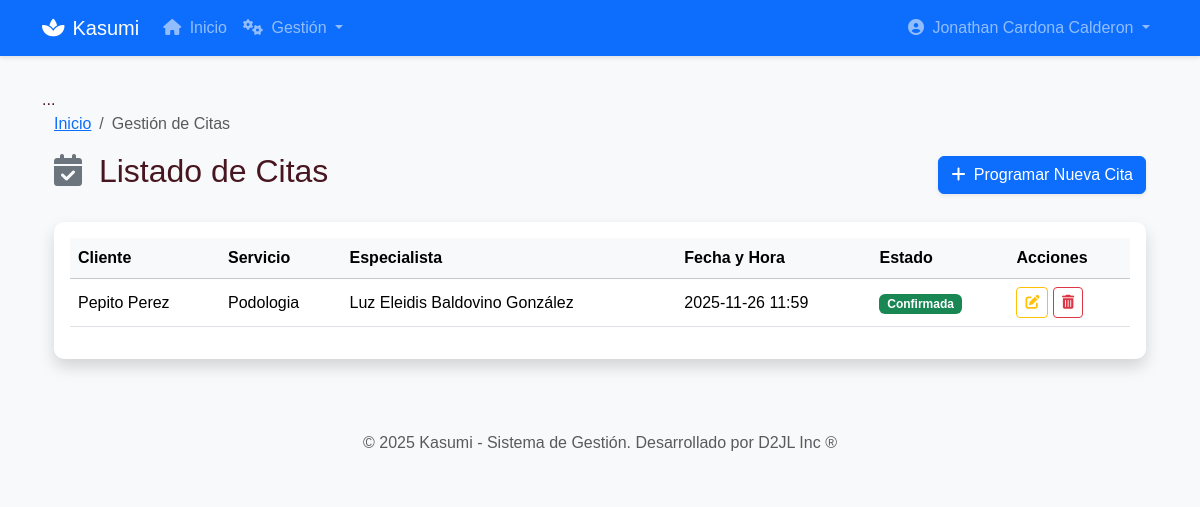
/gestion/citas/ (signed in), run on an earlier commit of the app's database.
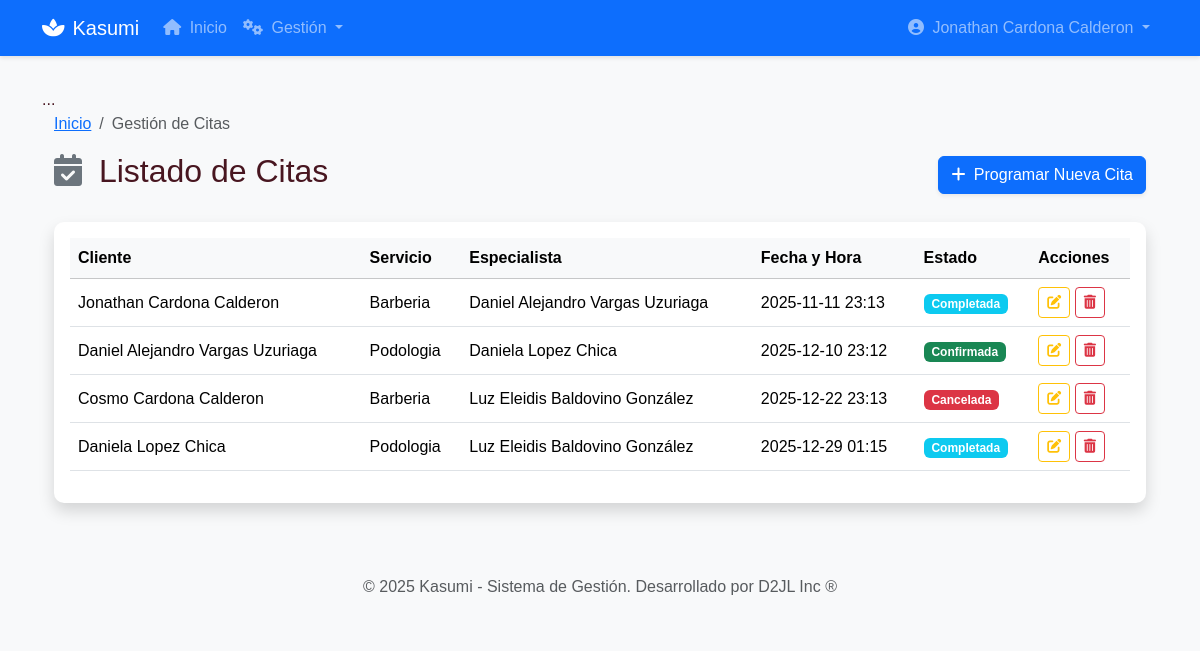
And on a later commit of the database.
### accounts/models.py (models this page shows, shortened)
class Usuario(AbstractUser):
    TIPO_DOCUMENTO_CHOICES = [
        ('CC', 'Cédula de Ciudadanía'),
        ('CE', 'Cédula de Extranjería'),
        ('TI', 'Tarjeta de Identidad'),
        ('PAS', 'Pasaporte'),
    ]
    username = None
    email = models.EmailField(_('email address'), unique=True)
    tipo_documento = models.CharField(
        max_length=3,
        choices=TIPO_DOCUMENTO_CHOICES,
        default='CC',
        verbose_name='Tipo de Documento'
    )
    numero_documento = models.CharField(
        max_length=20,
        unique=True,
        verbose_name='Número de Documento'
    )
    telefono = models.CharField(max_length=15, blank=True, verbose_name='Teléfono')
    direccion = models.TextField(blank=True, verbose_name='Dirección')
    ciudad = models.CharField(max_length=100, blank=True, verbose_name='Ciudad')
    fecha_nacimiento = models.DateField(null=True, blank=True, verbose_name='Fecha de Nacimiento')
    USERNAME_FIELD = 'email'
    REQUIRED_FIELDS = ['numero_documento', 'first_name', 'last_name']
    objects = UsuarioManager()
    class Meta:
        verbose_name = 'Usuario'
        verbose_name_plural = 'Usuarios'

### gestion_citas/models.py (models this page shows, shortened)
class Cita(models.Model):
    cliente = models.ForeignKey(settings.AUTH_USER_MODEL, on_delete=models.CASCADE, related_name='citas_cliente', verbose_name='Cliente')
    especialista = models.ForeignKey(settings.AUTH_USER_MODEL, on_delete=models.CASCADE, related_name='citas_especialista', verbose_name='Especialista')
    servicio = models.ForeignKey(
        'gestion_servicios.Servicio',
        on_delete=models.SET_NULL,
        null=True,
        blank=True,
        verbose_name='Servicio Solicitado'
    )
    fecha_hora = models.DateTimeField(verbose_name='Fecha y Hora de la Cita')
    ESTADOS_CHOICES = (
        ('PND', 'Pendiente'),
        ('CFM', 'Confirmada'),
        ('CMP', 'Completada'),
        ('CNC', 'Cancelada'),
    )
    estado = models.CharField(max_length=3, choices=ESTADOS_CHOICES, default='PND', verbose_name='Estado de la Cita')
    creado_por = models.ForeignKey(settings.AUTH_USER_MODEL, on_delete=models.SET_NULL, null=True, related_name='citas_creadas', verbose_name='Creado por')
    fecha_creacion = models.DateTimeField(auto_now_add=True, verbose_name='Fecha de Creación')
    class Meta:
        verbose_name = "Cita"
        verbose_name_plural = "Citas"
        ordering = ['fecha_hora']
    class Meta:
        verbose_name = "Cita"
        verbose_name_plural = "Citas"
        ordering = ['fecha_hora']

### gestion_servicios/models.py (models this page shows, shortened)
class Servicio(models.Model):
    nombre = models.CharField(max_length=100, unique=True, verbose_name='Nombre del Servicio')
    descripcion = models.TextField(blank=True, verbose_name='Descripción Detallada')
    duracion_minutos = models.IntegerField(default=60, verbose_name='Duración (minutos)')
    precio = models.DecimalField(max_digits=10, decimal_places=2, verbose_name='Precio Base')
    ACTIVO_CHOICES = (
        ('ACT', 'Activo'),
        ('INA', 'Inactivo'),
    )
    estado = models.CharField(max_length=3, choices=ACTIVO_CHOICES, default='ACT', verbose_name='Estado')
    class Meta:
        verbose_name = "Servicio"
        verbose_name_plural = "Servicios"
        ordering = ['nombre']

### gestion_citas/views.py (the view)
# urls.py: path('', CitaListView.as_view(), name='lista_citas'),
class CitaListView(LoginRequiredMixin, CitaPermissionMixin, ListView):
    model = Cita
    template_name = 'gestion_citas/lista_citas.html'
    context_object_name = 'citas'
    permission_required = 'gestion_citas.view_cita'

### templates/gestion_citas/lista_citas.html (shortened to what this page needs)
{% extends 'base.html' %}
{% block content %}
<div class="container-fluid">
    <nav aria-label="breadcrumb">
        <ol class="breadcrumb">
            <li class="breadcrumb-item"><a href="{% url 'core:home' %}">Inicio</a></li>
            <li class="breadcrumb-item active" aria-current="page">Gestión de Citas</li>
        </ol>
    </nav>
    <div class="d-flex justify-content-between align-items-center mb-4">
        <h2><i class="fas fa-calendar-check text-secondary me-2"></i> Listado de Citas</h2>
        {% if perms.gestion_citas.add_cita %}
            <a href="{% url 'gestion_citas:crear_cita' %}" class="btn btn-primary shadow-sm">
                <i class="fas fa-plus me-1"></i> Programar Nueva Cita
            </a>
        {% endif %}
    </div>
    <div class="card shadow border-0">
        <div class="card-body">
            <div class="table-responsive">
                <table class="table table-hover align-middle">
                    <thead>
                        <tr class="table-light">
                            <th>Cliente</th>
                            <th>Servicio</th>
                            <th>Especialista</th>
                            <th>Fecha y Hora</th>
                            <th>Estado</th>
                            <th>Acciones</th>
                        </tr>
                    </thead>
                    <tbody>
                        {% for cita in citas %}
                        <tr>
                            <td>{{ cita.cliente.get_full_name }}</td>
                            <td>{{ cita.servicio.nombre|default:"N/A" }}</td>
                            <td>{{ cita.especialista.get_full_name }}</td>
                            <td>{{ cita.fecha_hora|date:"Y-m-d H:i" }}</td>
                            <td>
                                {% if cita.estado == 'PND' %}<span class="badge bg-warning">Pendiente</span>
                                {% elif cita.estado == 'CFM' %}<span class="badge bg-success">Confirmada</span>
                                {% elif cita.estado == 'CMP' %}<span class="badge bg-info">Completada</span>
                                {% elif cita.estado == 'CNC' %}<span class="badge bg-danger">Cancelada</span>
                                {% endif %}
                            </td>
                            <td>
                                {% if perms.gestion_citas.change_cita %}
                                    <a href="{% url 'gestion_citas:editar_cita' cita.pk %}" class="btn btn-sm btn-outline-warning" title="Editar"><i class="fas fa-edit"></i></a>
                                {% endif %}
                                {% if perms.gestion_citas.delete_cita %}
                                    <a href="{% url 'gestion_citas:eliminar_cita' cita.pk %}" class="btn btn-sm btn-outline-danger" title="Eliminar"><i class="fas fa-trash-alt"></i></a>
                                {% endif %}
                            </td>
                        </tr>
                        {% empty %}
                        <tr>
                            <td colspan="6" class="text-center text-muted py-4">
                                <i class="fas fa-exclamation-circle me-2"></i> No hay citas registradas en el sistema.
                            </td>
                        </tr>
                        {% endfor %}
                    </tbody>
                </table>
            </div>
        </div>
    </div>
</div>
{% endblock %}

### templates/base.html (shortened to what this page needs)
<!DOCTYPE html>
{% load static %}
<html lang="es">
<head>
    <link href="https://cdn.jsdelivr.net/npm/bootstrap@5.3.3/dist/css/bootstrap.min.css" rel="stylesheet">
    <link rel="stylesheet" href="https://cdnjs.cloudflare.com/ajax/libs/font-awesome/6.4.0/css/all.min.css">
    <link rel="stylesheet" href="{% static 'css/styles.css' %}">
</head>
<body class="{% block body_class %}{% endblock %}">
    {% if user.is_authenticated %}
    <nav class="navbar navbar-expand-lg navbar-dark bg-primary">
        <div class="container">
            <a class="navbar-brand" href="{% url 'core:home' %}">
                <i class="fas fa-spa me-2"></i>Kasumi
            </a>
            <div class="collapse navbar-collapse" id="navbarNav">
                <ul class="navbar-nav me-auto">
                    <li class="nav-item">
                        <a class="nav-link" href="{% url 'core:home' %}">
                            <i class="fas fa-home me-1"></i> Inicio
                        </a>
                    </li>
                    {% if user.is_staff %}
                    <li class="nav-item dropdown">
                        <a class="nav-link dropdown-toggle" href="#" id="gestionDropdown" role="button" data-bs-toggle="dropdown">
                            <i class="fas fa-cogs me-1"></i> Gestión
                        </a>
                    </li>
                    {% endif %}
                </ul>
                <ul class="navbar-nav">
                    <li class="nav-item dropdown">
                        <a class="nav-link dropdown-toggle" href="#" id="userDropdown" role="button" data-bs-toggle="dropdown">
                            <i class="fas fa-user-circle me-1"></i> {{ user.get_full_name|default:user.email }}
                        </a>
                    </li>
                </ul>
            </div>
        </div>
    </nav>
    {% endif %}
    <main class="container">
        ...
        {% block content %}{% endblock %}
    </main>
    <footer class="bg-light text-center text-muted py-4 mt-5">
        <div class="container">
            <p class="mb-0">© {% now "Y" %} Kasumi - Sistema de Gestión. <span class="d-none d-md-inline">Desarrollado por D2JL Inc ®</span></p>
        </div>
    </footer>
</body>
</html>

### static/css/styles.css (style rules this page uses)
:root { --background-color: #FBE9DB; --primary-color: #D55672; --secondary-color: #ADF5FF; --text-color: #481620; --accent-color: #0075A2; }
body { font-family: Arial, sans-serif; background-color: var(--background-color); color: var(--text-color); }

### templates/base.html (style rules this page uses)
body { background-color: #f8f9fa; }
.navbar { margin-bottom: 2rem; box-shadow: 0 2px 4px rgba(0,0,0,.1); }
.card { border: none; border-radius: 10px; box-shadow: 0 0.5rem 1rem rgba(0, 0, 0, 0.05); }

What changed in the data, as far as the page shows it:
removed Cita: cliente.get_full_name "Pepito Perez", servicio.nombre "Podologia", especialista.get_full_name "Luz Eleidis Baldovino González", fecha_hora "2025-11-26 11:59", estado "Confirmada"
added Cita: cliente.get_full_name "Jonathan Cardona Calderon", servicio.nombre "Barberia", especialista.get_full_name "Daniel Alejandro Vargas Uzuriaga", fecha_hora "2025-11-11 23:13", estado "Completada"
added Cita: cliente.get_full_name "Daniel Alejandro Vargas Uzuriaga", servicio.nombre "Podologia", especialista.get_full_name "Daniela Lopez Chica", fecha_hora "2025-12-10 23:12", estado "Confirmada"
added Cita: cliente.get_full_name "Cosmo Cardona Calderon", servicio.nombre "Barberia", especialista.get_full_name "Luz Eleidis Baldovino González", fecha_hora "2025-12-22 23:13", estado "Cancelada"
added Cita: cliente.get_full_name "Daniela Lopez Chica", servicio.nombre "Podologia", especialista.get_full_name "Luz Eleidis Baldovino González", fecha_hora "2025-12-29 01:15", estado "Completada"
